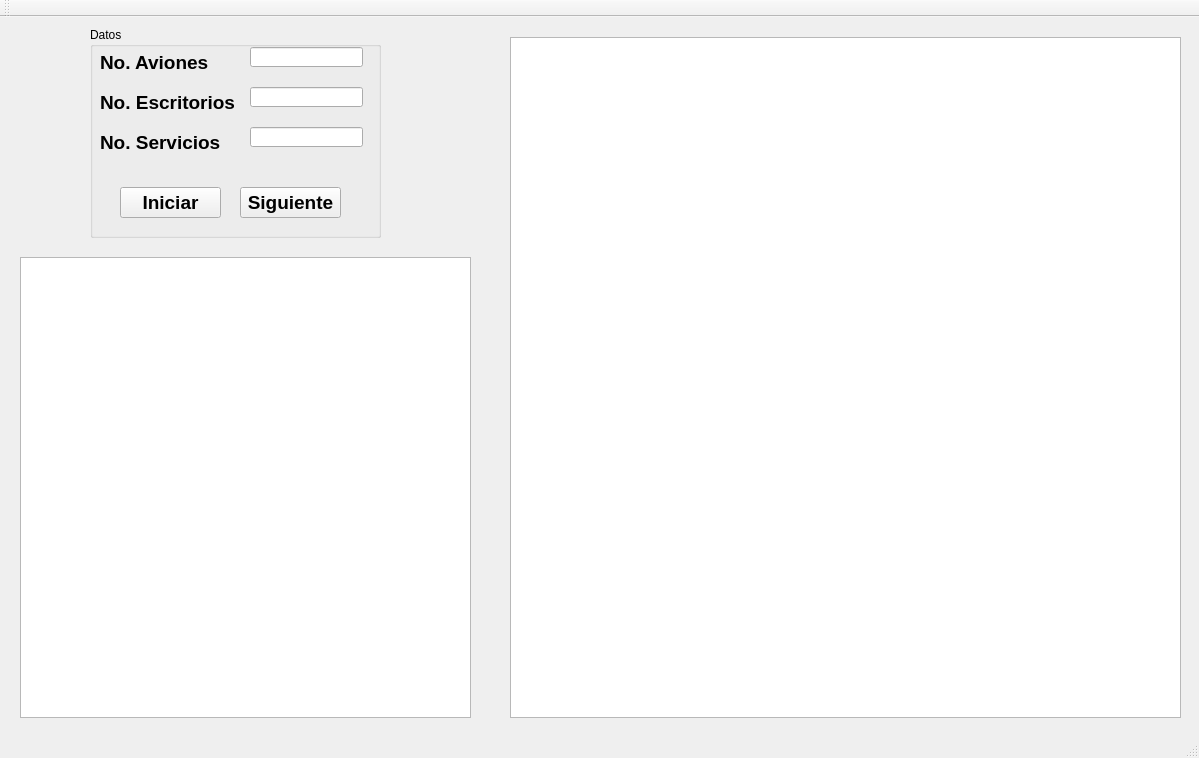
<?xml version="1.0" encoding="UTF-8"?>
<ui version="4.0">
 <class>MainWindow</class>
 <widget class="QMainWindow" name="MainWindow">
  <property name="geometry">
   <rect>
    <x>0</x>
    <y>0</y>
    <width>1199</width>
    <height>758</height>
   </rect>
  </property>
  <property name="windowTitle">
   <string>MainWindow</string>
  </property>
  <widget class="QWidget" name="centralWidget">
   <widget class="QLineEdit" name="txtNoServicio">
    <property name="geometry">
     <rect>
      <x>250</x>
      <y>110</y>
      <width>113</width>
      <height>20</height>
     </rect>
    </property>
   </widget>
   <widget class="QLabel" name="label">
    <property name="geometry">
     <rect>
      <x>100</x>
      <y>30</y>
      <width>121</width>
      <height>31</height>
     </rect>
    </property>
    <property name="font">
     <font>
      <pointsize>14</pointsize>
      <weight>75</weight>
      <bold>true</bold>
     </font>
    </property>
    <property name="text">
     <string>No. Aviones</string>
    </property>
   </widget>
   <widget class="QLabel" name="label_2">
    <property name="geometry">
     <rect>
      <x>100</x>
      <y>70</y>
      <width>141</width>
      <height>31</height>
     </rect>
    </property>
    <property name="font">
     <font>
      <pointsize>14</pointsize>
      <weight>75</weight>
      <bold>true</bold>
     </font>
    </property>
    <property name="text">
     <string>No. Escritorios</string>
    </property>
   </widget>
   <widget class="QLineEdit" name="txtNoAvion">
    <property name="geometry">
     <rect>
      <x>250</x>
      <y>30</y>
      <width>113</width>
      <height>20</height>
     </rect>
    </property>
   </widget>
   <widget class="QLabel" name="label_3">
    <property name="geometry">
     <rect>
      <x>100</x>
      <y>110</y>
      <width>131</width>
      <height>31</height>
     </rect>
    </property>
    <property name="font">
     <font>
      <pointsize>14</pointsize>
      <weight>75</weight>
      <bold>true</bold>
     </font>
    </property>
    <property name="text">
     <string>No. Servicios</string>
    </property>
   </widget>
   <widget class="QLineEdit" name="txtNoEscritorio">
    <property name="geometry">
     <rect>
      <x>250</x>
      <y>70</y>
      <width>113</width>
      <height>20</height>
     </rect>
    </property>
   </widget>
   <widget class="QPushButton" name="pushButton">
    <property name="geometry">
     <rect>
      <x>120</x>
      <y>170</y>
      <width>101</width>
      <height>31</height>
     </rect>
    </property>
    <property name="font">
     <font>
      <pointsize>14</pointsize>
      <weight>75</weight>
      <bold>true</bold>
     </font>
    </property>
    <property name="text">
     <string>Iniciar</string>
    </property>
   </widget>
   <widget class="QPushButton" name="pushButton_2">
    <property name="geometry">
     <rect>
      <x>240</x>
      <y>170</y>
      <width>101</width>
      <height>31</height>
     </rect>
    </property>
    <property name="font">
     <font>
      <pointsize>14</pointsize>
      <weight>75</weight>
      <bold>true</bold>
     </font>
    </property>
    <property name="text">
     <string>Siguiente</string>
    </property>
   </widget>
   <widget class="QGroupBox" name="groupBox">
    <property name="geometry">
     <rect>
      <x>90</x>
      <y>10</y>
      <width>291</width>
      <height>211</height>
     </rect>
    </property>
    <property name="title">
     <string>Datos</string>
    </property>
   </widget>
   <widget class="QTextEdit" name="textEdit">
    <property name="geometry">
     <rect>
      <x>20</x>
      <y>240</y>
      <width>451</width>
      <height>461</height>
     </rect>
    </property>
   </widget>
   <widget class="QGraphicsView" name="graphicsView">
    <property name="geometry">
     <rect>
      <x>510</x>
      <y>20</y>
      <width>671</width>
      <height>681</height>
     </rect>
    </property>
   </widget>
   <zorder>groupBox</zorder>
   <zorder>txtNoServicio</zorder>
   <zorder>label</zorder>
   <zorder>label_2</zorder>
   <zorder>txtNoAvion</zorder>
   <zorder>label_3</zorder>
   <zorder>txtNoEscritorio</zorder>
   <zorder>pushButton</zorder>
   <zorder>pushButton_2</zorder>
   <zorder>textEdit</zorder>
   <zorder>graphicsView</zorder>
  </widget>
  <widget class="QMenuBar" name="menuBar">
   <property name="geometry">
    <rect>
     <x>0</x>
     <y>0</y>
     <width>1199</width>
     <height>21</height>
    </rect>
   </property>
  </widget>
  <widget class="QToolBar" name="mainToolBar">
   <attribute name="toolBarArea">
    <enum>TopToolBarArea</enum>
   </attribute>
   <attribute name="toolBarBreak">
    <bool>false</bool>
   </attribute>
  </widget>
  <widget class="QStatusBar" name="statusBar"/>
 </widget>
 <layoutdefault spacing="6" margin="11"/>
 <resources/>
 <connections/>
</ui>
